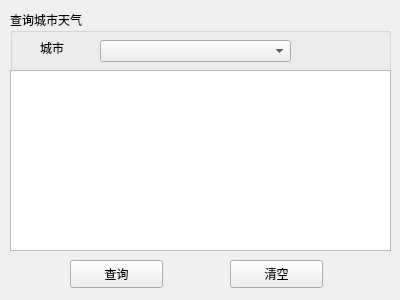
<?xml version="1.0" encoding="UTF-8"?>
<ui version="4.0">
 <class>Form</class>
 <widget class="QWidget" name="Form">
  <property name="geometry">
   <rect>
    <x>0</x>
    <y>0</y>
    <width>400</width>
    <height>300</height>
   </rect>
  </property>
  <property name="windowTitle">
   <string>Form</string>
  </property>
  <widget class="QGroupBox" name="groupBox">
   <property name="geometry">
    <rect>
     <x>10</x>
     <y>10</y>
     <width>381</width>
     <height>241</height>
    </rect>
   </property>
   <property name="font">
    <font>
     <family>微软雅黑</family>
    </font>
   </property>
   <property name="title">
    <string>查询城市天气</string>
   </property>
   <widget class="QTextEdit" name="resultText">
    <property name="geometry">
     <rect>
      <x>0</x>
      <y>60</y>
      <width>381</width>
      <height>181</height>
     </rect>
    </property>
   </widget>
   <widget class="QLabel" name="label">
    <property name="geometry">
     <rect>
      <x>30</x>
      <y>30</y>
      <width>31</width>
      <height>16</height>
     </rect>
    </property>
    <property name="text">
     <string>城市</string>
    </property>
   </widget>
   <widget class="QComboBox" name="weatherComboBox">
    <property name="geometry">
     <rect>
      <x>90</x>
      <y>30</y>
      <width>191</width>
      <height>22</height>
     </rect>
    </property>
   </widget>
  </widget>
  <widget class="QPushButton" name="queryButton">
   <property name="geometry">
    <rect>
     <x>70</x>
     <y>260</y>
     <width>93</width>
     <height>28</height>
    </rect>
   </property>
   <property name="font">
    <font>
     <family>微软雅黑</family>
    </font>
   </property>
   <property name="text">
    <string>查询</string>
   </property>
  </widget>
  <widget class="QPushButton" name="clearButton">
   <property name="geometry">
    <rect>
     <x>230</x>
     <y>260</y>
     <width>93</width>
     <height>28</height>
    </rect>
   </property>
   <property name="font">
    <font>
     <family>微软雅黑</family>
    </font>
   </property>
   <property name="text">
    <string>清空</string>
   </property>
  </widget>
 </widget>
 <resources/>
 <connections/>
</ui>
